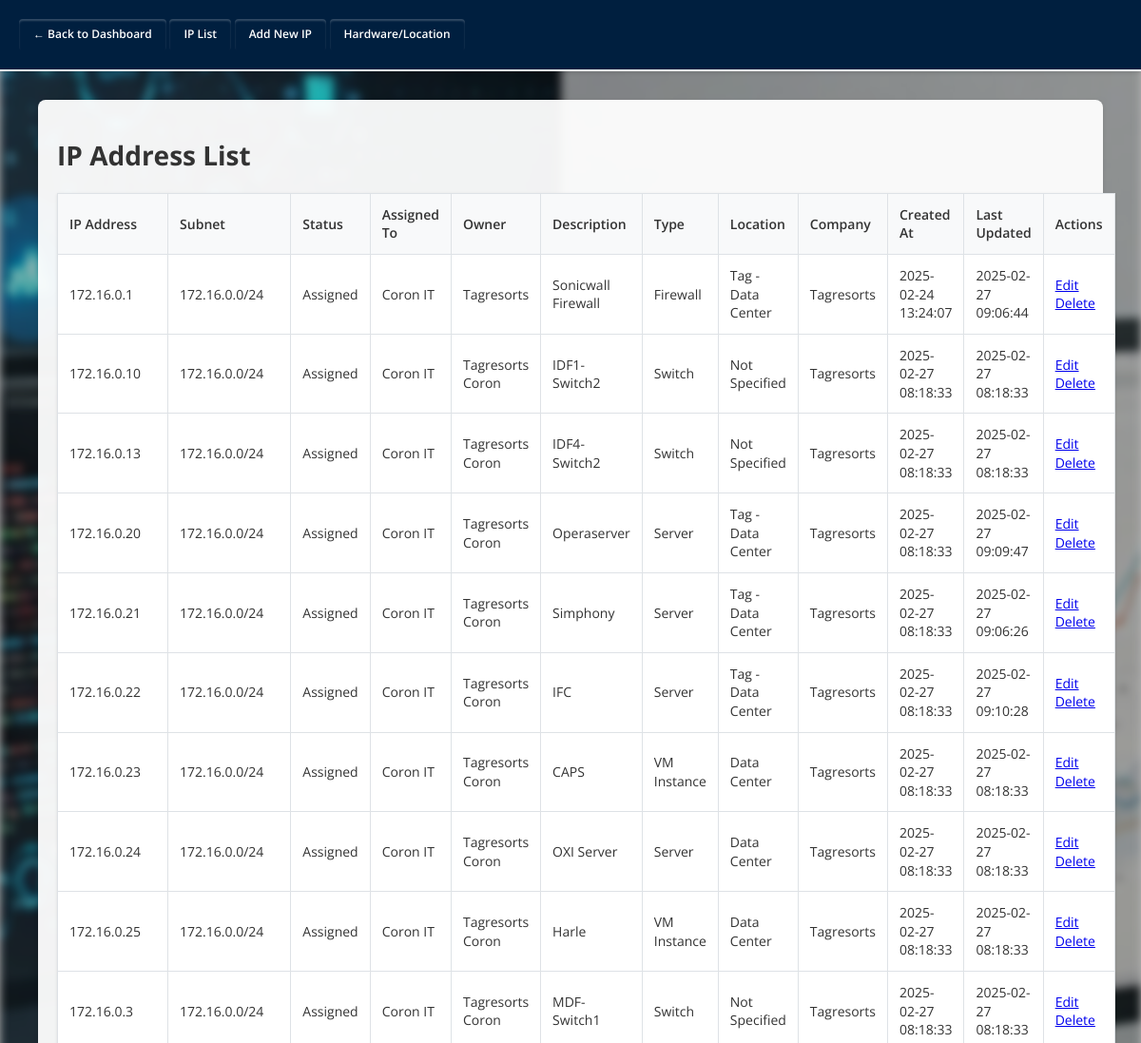
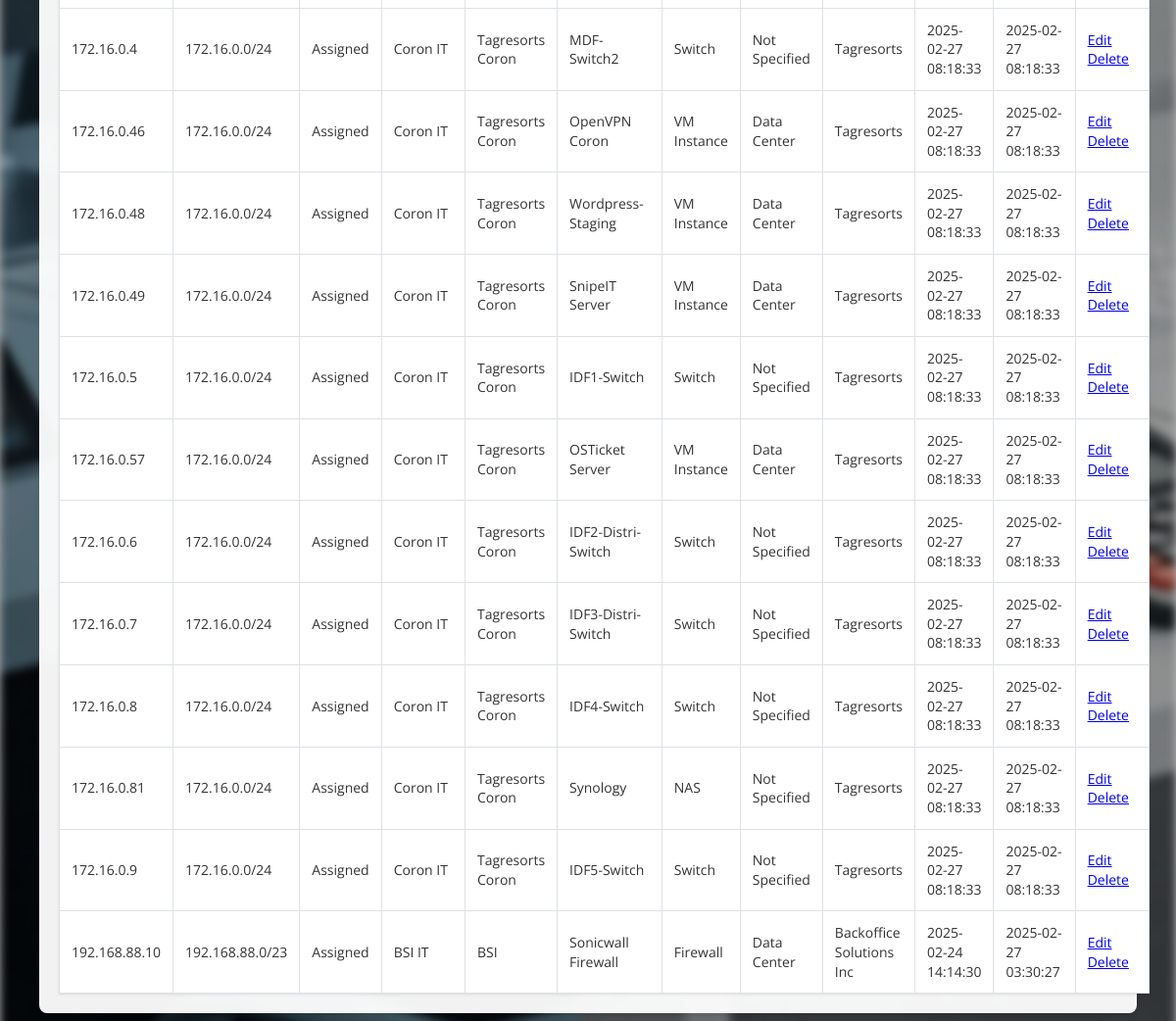
Screenshot of /manage_ip.php (signed in) with the database file from the repository (2 pictures, top to bottom).
### tables this page shows
CREATE TABLE `ips` (
  `id` int(11) NOT NULL AUTO_INCREMENT,
  `ip_address` varchar(45) NOT NULL,
  `subnet_id` int(11) DEFAULT NULL,
  `status` enum('Available','Reserved','Assigned','Expired') DEFAULT 'Available',
  `description` text DEFAULT NULL,
  `assigned_to` varchar(255) DEFAULT NULL,
  `owner` varchar(100) DEFAULT NULL,
  `created_by` int(11) DEFAULT NULL,
  `expires_at` date DEFAULT NULL,
  `created_at` timestamp NOT NULL DEFAULT current_timestamp(),
  `last_updated` timestamp NOT NULL DEFAULT current_timestamp() ON UPDATE current_timestamp(),
  `type` varchar(100) NOT NULL DEFAULT 'Unknown',
  `location` varchar(255) NOT NULL DEFAULT 'Not Specified',
  `company_id` int(11) NOT NULL DEFAULT 1,
  PRIMARY KEY (`id`),
  UNIQUE KEY `ip_address` (`ip_address`),
  KEY `subnet_id` (`subnet_id`),
  KEY `fk_ips_company` (`company_id`),
  CONSTRAINT `fk_ips_company` FOREIGN KEY (`company_id`) REFERENCES `companies` (`company_id`) ON DELETE CASCADE,
  CONSTRAINT `ips_ibfk_1` FOREIGN KEY (`subnet_id`) REFERENCES `subnets` (`id`)
);

CREATE TABLE `subnets` (
  `id` int(11) NOT NULL AUTO_INCREMENT,
  `subnet` varchar(50) NOT NULL,
  `description` text DEFAULT NULL,
  `vlan_id` varchar(20) DEFAULT NULL,
  `created_by` int(11) DEFAULT NULL,
  `company_id` int(11) NOT NULL DEFAULT 1,
  PRIMARY KEY (`id`),
  KEY `created_by` (`created_by`),
  KEY `fk_subnets_company` (`company_id`),
  CONSTRAINT `fk_subnets_company` FOREIGN KEY (`company_id`) REFERENCES `companies` (`company_id`) ON DELETE CASCADE,
  CONSTRAINT `subnets_ibfk_1` FOREIGN KEY (`created_by`) REFERENCES `users` (`id`)
);

CREATE TABLE `companies` (
  `company_id` int(11) NOT NULL AUTO_INCREMENT,
  `company_name` varchar(255) NOT NULL,
  `enrollment_options` text DEFAULT NULL,
  `created_at` timestamp NOT NULL DEFAULT current_timestamp(),
  `description` text DEFAULT NULL,
  `status` enum('Active','Inactive') NOT NULL DEFAULT 'Active',
  `updated_at` timestamp NOT NULL DEFAULT current_timestamp() ON UPDATE current_timestamp(),
  PRIMARY KEY (`company_id`)
);

### manage_ip.php (the view, shortened to what this page needs)
<?php
include 'config.php';
$action = $_GET['action'] ?? 'list';
if ($_SESSION['role'] === 'admin') {
    $stmt = $pdo->query("SELECT company_id FROM companies");
    $companiesForQuery = $stmt->fetchAll(PDO::FETCH_COLUMN);
} else {
    $stmt = $pdo->prepare("SELECT company_id FROM user_companies WHERE user_id = ?");
    $stmt->execute([$_SESSION['user_id']]);
    $companiesForQuery = $stmt->fetchAll(PDO::FETCH_COLUMN);
    $allCompanies = [];
}
if ($action === 'list') {
    if ($_SESSION['role'] === 'admin') {
        $companiesForQueryList = $pdo->query("SELECT company_id FROM companies")->fetchAll(PDO::FETCH_COLUMN);
    } else {
        $companiesForQueryList = $companiesForQuery;
    }
    $placeholders = implode(',', array_fill(0, count($companiesForQueryList), '?'));
    $sql = "SELECT
                ips.id,
                ips.ip_address,
                ips.status,
                ips.assigned_to,
                ips.owner,
                ips.description,
                ips.type,
                ips.location,
                ips.created_at,
                ips.last_updated,
                subnets.subnet,
                u.username AS created_by_username,
                c.company_name,
                (
                  SELECT GROUP_CONCAT(CONCAT(custom_fields.field_name, ': ', custom_fields.field_value) SEPARATOR '; ')
                  FROM custom_fields
                  WHERE custom_fields.ip_id = ips.id
                ) AS custom_fields
            FROM ips
            LEFT JOIN subnets ON ips.subnet_id = subnets.id
            LEFT JOIN users u ON ips.created_by = u.id
            LEFT JOIN companies c ON ips.company_id = c.company_id
            WHERE ips.company_id IN ($placeholders)
            ORDER BY ips.ip_address ASC";
    $stmt = $pdo->prepare($sql);
    $stmt->execute($companiesForQueryList);
    $ips = $stmt->fetchAll();
}
?>
<!DOCTYPE html>
<html lang="en">
<head>
  <link rel="stylesheet" href="style.css">
</head>
<body>
  <div class="nav">
    <a href="dashboard.php" class="nav-btn">← Back to Dashboard</a>
    <a href="manage_ip.php?action=list" class="nav-btn">IP List</a>
    <a href="manage_ip.php?action=add" class="nav-btn">Add New IP</a>
    <a href="manage_json.php" class="nav-btn">Hardware/Location</a>
</div>
  <div class="container">
    <?php if ($action === 'list'): ?>
      <h1>IP Address List</h1>
      <?php if (count($ips) > 0): ?>
        <table id="ipTable">
          <tr>
            <th>IP Address</th>
            <th>Subnet</th>
            <th>Status</th>
            <th>Assigned To</th>
            <th>Owner</th>
            <th>Description</th>
            <th>Type</th>
            <th>Location</th>
            <th>Company</th>
            <th>Created At</th>
            <th>Last Updated</th>
            <th>Actions</th>
          </tr>
          <?php foreach ($ips as $ip): ?>
          <tr>
            <td><?= htmlspecialchars($ip['ip_address']) ?></td>
            <td><?= htmlspecialchars($ip['subnet'] ?? 'N/A') ?></td>
            <td><?= htmlspecialchars($ip['status']) ?></td>
            <td><?= htmlspecialchars($ip['assigned_to']) ?></td>
            <td><?= htmlspecialchars($ip['owner']) ?></td>
            <td><?= htmlspecialchars($ip['description']) ?></td>
            <td><?= htmlspecialchars($ip['type']) ?></td>
            <td><?= htmlspecialchars($ip['location']) ?></td>
            <td><?= htmlspecialchars($ip['company_name'] ?? 'N/A') ?></td>
            <td><?= htmlspecialchars($ip['created_at']) ?></td>
            <td><?= htmlspecialchars($ip['last_updated']) ?></td>
            <td>
              <a href="manage_ip.php?action=edit&id=<?= $ip['id'] ?>" class="btn">Edit</a>
              <a href="manage_ip.php?action=delete&id=<?= $ip['id'] ?>" class="btn" onclick="return confirm('Are you sure you want to delete this IP?');">Delete</a>
            </td>
          </tr>
          <?php endforeach; ?>
        </table>
      <?php else: ?>
        <p>No IP addresses found. <a href="manage_ip.php?action=add">Add your first IP</a></p>
      <?php endif; ?>
    <?php endif; ?>
  </div>
</body>
</html>

### style.css (style rules this page uses)
:root { --primary-color: #007bff; --primary-dark: #0056b3; --background-color: #f5f5f5; --text-color: #333; --header-bg: #001f3f; --header-border: #eee; --card-bg: #fff; --card-shadow: rgba(0, 0, 0, 0.1); }
html, body { margin: 0; padding: 0; margin-bottom: 30px; }
body { font-family: 'Open Sans', sans-serif; font-size: 14px; line-height: 1.4; min-height: 100vh; color: var(--text-color); position: relative; overflow-x: hidden; }
body::before { content: ""; position: fixed; top: 0; left: 0; width: 100%; height: 100%; background: url('ipam.jpg') no-repeat center center fixed; background-size: cover; filter: blur(5px); z-index: -1; }
body::after { content: ""; position: fixed; top: 0; left: 0; width: 100%; height: 100%; background: rgba(0, 0, 0, 0.3); z-index: -1; }
.nav { background-color: var(--header-bg); margin-bottom: 30px; padding: 20px; border-bottom: 2px solid var(--header-border); box-shadow: 0 2px 4px var(--card-shadow); }
.nav-btn { text-decoration: none; background: #001f3f; color: #fff; padding: 8px 15px; border-radius: 5px; font-size: 12px; font-weight: 600; transition: 0.3s ease-in-out; display: inline-block; }
table { border-collapse: collapse; margin-top: 20px; width: 100%; background-color: var(--card-bg); box-shadow: 0 1px 3px var(--card-shadow); font-size: 14px; }
th, td { border: 1px solid #dee2e6; padding: 12px; text-align: left; font-size: 14px; }
th { background-color: #f8f9fa; font-weight: 600; }
.container { background-color: rgba(255, 255, 255, 0.95); padding: 20px; border-radius: 8px; box-shadow: 0 2px 4px var(--card-shadow); margin: 20px; }
.nav-btn, button.nav-btn, .logout-btn, .login-button { color: #fff; padding: 8px 15px; border-radius: 4px; border: none; cursor: pointer; transition: background-color 0.2s, box-shadow 0.2s; box-shadow: inset 0 2px 2px rgba(255, 255, 255, 0.2); }

### manage_ip.php (style rules this page uses)
.container { width: 90%; max-width: 1200px; margin: 20px auto; }

### rows the page displays
ips: ip_address "172.16.0.1", subnet.subnet "172.16.0.0/24", status "Assigned", assigned_to "Coron IT", owner "Tagresorts", description "Sonicwall Firewall", type "Firewall", location "Tag - Data Center", company.company_name "Tagresorts", created_at "2025-02-24 13:24:07", last_updated "2025-02-27 09:06:44"
ips: ip_address "172.16.0.10", subnet.subnet "172.16.0.0/24", status "Assigned", assigned_to "Coron IT", owner "Tagresorts Coron", description "IDF1-Switch2", type "Switch", location "Not Specified", company.company_name "Tagresorts", created_at "2025-02-27 08:18:33", last_updated "2025-02-27 08:18:33"
ips: ip_address "172.16.0.13", subnet.subnet "172.16.0.0/24", status "Assigned", assigned_to "Coron IT", owner "Tagresorts Coron", description "IDF4-Switch2", type "Switch", location "Not Specified", company.company_name "Tagresorts", created_at "2025-02-27 08:18:33", last_updated "2025-02-27 08:18:33"
ips: ip_address "172.16.0.20", subnet.subnet "172.16.0.0/24", status "Assigned", assigned_to "Coron IT", owner "Tagresorts Coron", description "Operaserver", type "Server", location "Tag - Data Center", company.company_name "Tagresorts", created_at "2025-02-27 08:18:33", last_updated "2025-02-27 09:09:47"
ips: ip_address "172.16.0.21", subnet.subnet "172.16.0.0/24", status "Assigned", assigned_to "Coron IT", owner "Tagresorts Coron", description "Simphony", type "Server", location "Tag - Data Center", company.company_name "Tagresorts", created_at "2025-02-27 08:18:33", last_updated "2025-02-27 09:06:26"
ips: ip_address "172.16.0.22", subnet.subnet "172.16.0.0/24", status "Assigned", assigned_to "Coron IT", owner "Tagresorts Coron", description "IFC", type "Server", location "Tag - Data Center", company.company_name "Tagresorts", created_at "2025-02-27 08:18:33", last_updated "2025-02-27 09:10:28"
ips: ip_address "172.16.0.23", subnet.subnet "172.16.0.0/24", status "Assigned", assigned_to "Coron IT", owner "Tagresorts Coron", description "CAPS", type "VM Instance", location "Data Center", company.company_name "Tagresorts", created_at "2025-02-27 08:18:33", last_updated "2025-02-27 08:18:33"
ips: ip_address "172.16.0.24", subnet.subnet "172.16.0.0/24", status "Assigned", assigned_to "Coron IT", owner "Tagresorts Coron", description "OXI Server", type "Server", location "Data Center", company.company_name "Tagresorts", created_at "2025-02-27 08:18:33", last_updated "2025-02-27 08:18:33"
ips: ip_address "172.16.0.25", subnet.subnet "172.16.0.0/24", status "Assigned", assigned_to "Coron IT", owner "Tagresorts Coron", description "Harle", type "VM Instance", location "Data Center", company.company_name "Tagresorts", created_at "2025-02-27 08:18:33", last_updated "2025-02-27 08:18:33"
ips: ip_address "172.16.0.3", subnet.subnet "172.16.0.0/24", status "Assigned", assigned_to "Coron IT", owner "Tagresorts Coron", description "MDF-Switch1", type "Switch", location "Not Specified", company.company_name "Tagresorts", created_at "2025-02-27 08:18:33", last_updated "2025-02-27 08:18:33"
ips: ip_address "172.16.0.4", subnet.subnet "172.16.0.0/24", status "Assigned", assigned_to "Coron IT", owner "Tagresorts Coron", description "MDF-Switch2", type "Switch", location "Not Specified", company.company_name "Tagresorts", created_at "2025-02-27 08:18:33", last_updated "2025-02-27 08:18:33"
ips: ip_address "172.16.0.46", subnet.subnet "172.16.0.0/24", status "Assigned", assigned_to "Coron IT", owner "Tagresorts Coron", description "OpenVPN Coron", type "VM Instance", location "Data Center", company.company_name "Tagresorts", created_at "2025-02-27 08:18:33", last_updated "2025-02-27 08:18:33"
ips: ip_address "172.16.0.48", subnet.subnet "172.16.0.0/24", status "Assigned", assigned_to "Coron IT", owner "Tagresorts Coron", description "Wordpress-Staging", type "VM Instance", location "Data Center", company.company_name "Tagresorts", created_at "2025-02-27 08:18:33", last_updated "2025-02-27 08:18:33"
ips: ip_address "172.16.0.49", subnet.subnet "172.16.0.0/24", status "Assigned", assigned_to "Coron IT", owner "Tagresorts Coron", description "SnipeIT Server", type "VM Instance", location "Data Center", company.company_name "Tagresorts", created_at "2025-02-27 08:18:33", last_updated "2025-02-27 08:18:33"
ips: ip_address "172.16.0.5", subnet.subnet "172.16.0.0/24", status "Assigned", assigned_to "Coron IT", owner "Tagresorts Coron", description "IDF1-Switch", type "Switch", location "Not Specified", company.company_name "Tagresorts", created_at "2025-02-27 08:18:33", last_updated "2025-02-27 08:18:33"
ips: ip_address "172.16.0.57", subnet.subnet "172.16.0.0/24", status "Assigned", assigned_to "Coron IT", owner "Tagresorts Coron", description "OSTicket Server", type "VM Instance", location "Data Center", company.company_name "Tagresorts", created_at "2025-02-27 08:18:33", last_updated "2025-02-27 08:18:33"
ips: ip_address "172.16.0.6", subnet.subnet "172.16.0.0/24", status "Assigned", assigned_to "Coron IT", owner "Tagresorts Coron", description "IDF2-Distri-Switch", type "Switch", location "Not Specified", company.company_name "Tagresorts", created_at "2025-02-27 08:18:33", last_updated "2025-02-27 08:18:33"
ips: ip_address "172.16.0.7", subnet.subnet "172.16.0.0/24", status "Assigned", assigned_to "Coron IT", owner "Tagresorts Coron", description "IDF3-Distri-Switch", type "Switch", location "Not Specified", company.company_name "Tagresorts", created_at "2025-02-27 08:18:33", last_updated "2025-02-27 08:18:33"
ips: ip_address "172.16.0.8", subnet.subnet "172.16.0.0/24", status "Assigned", assigned_to "Coron IT", owner "Tagresorts Coron", description "IDF4-Switch", type "Switch", location "Not Specified", company.company_name "Tagresorts", created_at "2025-02-27 08:18:33", last_updated "2025-02-27 08:18:33"
ips: ip_address "172.16.0.81", subnet.subnet "172.16.0.0/24", status "Assigned", assigned_to "Coron IT", owner "Tagresorts Coron", description "Synology", type "NAS", location "Not Specified", company.company_name "Tagresorts", created_at "2025-02-27 08:18:33", last_updated "2025-02-27 08:18:33"
ips: ip_address "172.16.0.9", subnet.subnet "172.16.0.0/24", status "Assigned", assigned_to "Coron IT", owner "Tagresorts Coron", description "IDF5-Switch", type "Switch", location "Not Specified", company.company_name "Tagresorts", created_at "2025-02-27 08:18:33", last_updated "2025-02-27 08:18:33"
ips: ip_address "192.168.88.10", subnet.subnet "192.168.88.0/23", status "Assigned", assigned_to "BSI IT", owner "BSI", description "Sonicwall Firewall", type "Firewall", location "Data Center", company.company_name "Backoffice Solutions Inc", created_at "2025-02-24 14:14:30", last_updated "2025-02-27 03:30:27"
